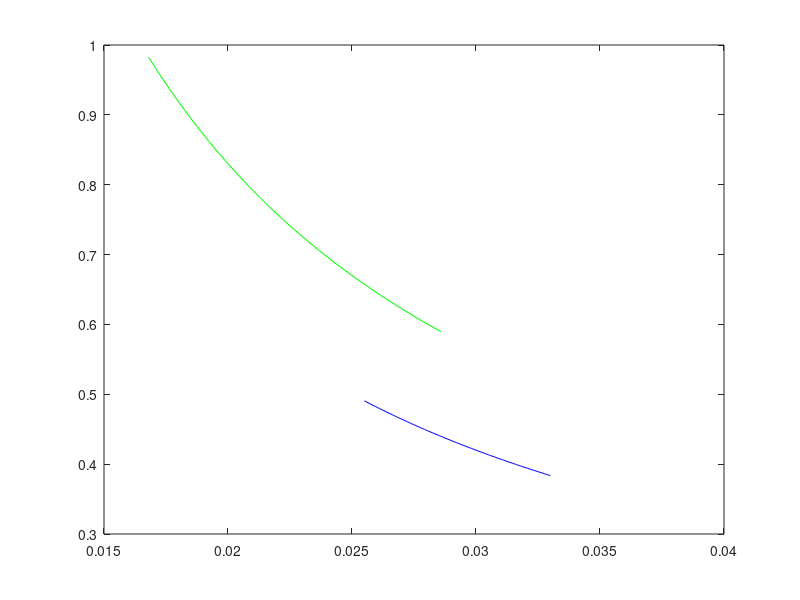

Here is the MATLAB script that generated this plot:

a = [0.03 0.02];
b = [0.016 0.012];
x1 = linspace(0.0168,0.0286,30);
x2 = linspace(0.0255,0.033);
y1 = a(1) + b(1)./x1;
y2 = a(2) + b(2)./x2;

figure
plot(x1,y1,'g',x2,y2,'b');

